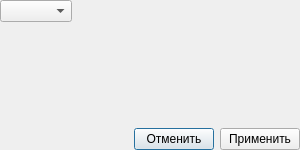
<?xml version="1.0" encoding="UTF-8"?>
<ui version="4.0">
 <class>Dialog</class>
 <widget class="QDialog" name="Dialog">
  <property name="geometry">
   <rect>
    <x>0</x>
    <y>0</y>
    <width>300</width>
    <height>150</height>
   </rect>
  </property>
  <property name="windowTitle">
   <string>Dialog</string>
  </property>
  <widget class="QWidget" name="widget" native="true">
   <property name="geometry">
    <rect>
     <x>0</x>
     <y>0</y>
     <width>300</width>
     <height>150</height>
    </rect>
   </property>
   <property name="sizePolicy">
    <sizepolicy hsizetype="MinimumExpanding" vsizetype="Preferred">
     <horstretch>0</horstretch>
     <verstretch>0</verstretch>
    </sizepolicy>
   </property>
   <layout class="QVBoxLayout" name="verticalLayout">
    <item>
     <layout class="QHBoxLayout" name="horizontalLayout_2">
      <item>
       <widget class="QComboBox" name="tagComboBox"/>
      </item>
      <item>
       <spacer name="horizontalSpacer_2">
        <property name="orientation">
         <enum>Qt::Horizontal</enum>
        </property>
        <property name="sizeHint" stdset="0">
         <size>
          <width>40</width>
          <height>20</height>
         </size>
        </property>
       </spacer>
      </item>
     </layout>
    </item>
    <item>
     <spacer name="verticalSpacer">
      <property name="orientation">
       <enum>Qt::Vertical</enum>
      </property>
      <property name="sizeHint" stdset="0">
       <size>
        <width>20</width>
        <height>40</height>
       </size>
      </property>
     </spacer>
    </item>
    <item>
     <layout class="QHBoxLayout" name="horizontalLayout">
      <item>
       <spacer name="horizontalSpacer">
        <property name="orientation">
         <enum>Qt::Horizontal</enum>
        </property>
        <property name="sizeHint" stdset="0">
         <size>
          <width>40</width>
          <height>20</height>
         </size>
        </property>
       </spacer>
      </item>
      <item>
       <widget class="QPushButton" name="canelButton">
        <property name="text">
         <string>Отменить</string>
        </property>
       </widget>
      </item>
      <item>
       <widget class="QPushButton" name="addButton">
        <property name="text">
         <string>Применить</string>
        </property>
       </widget>
      </item>
     </layout>
    </item>
   </layout>
  </widget>
 </widget>
 <resources/>
 <connections/>
</ui>
